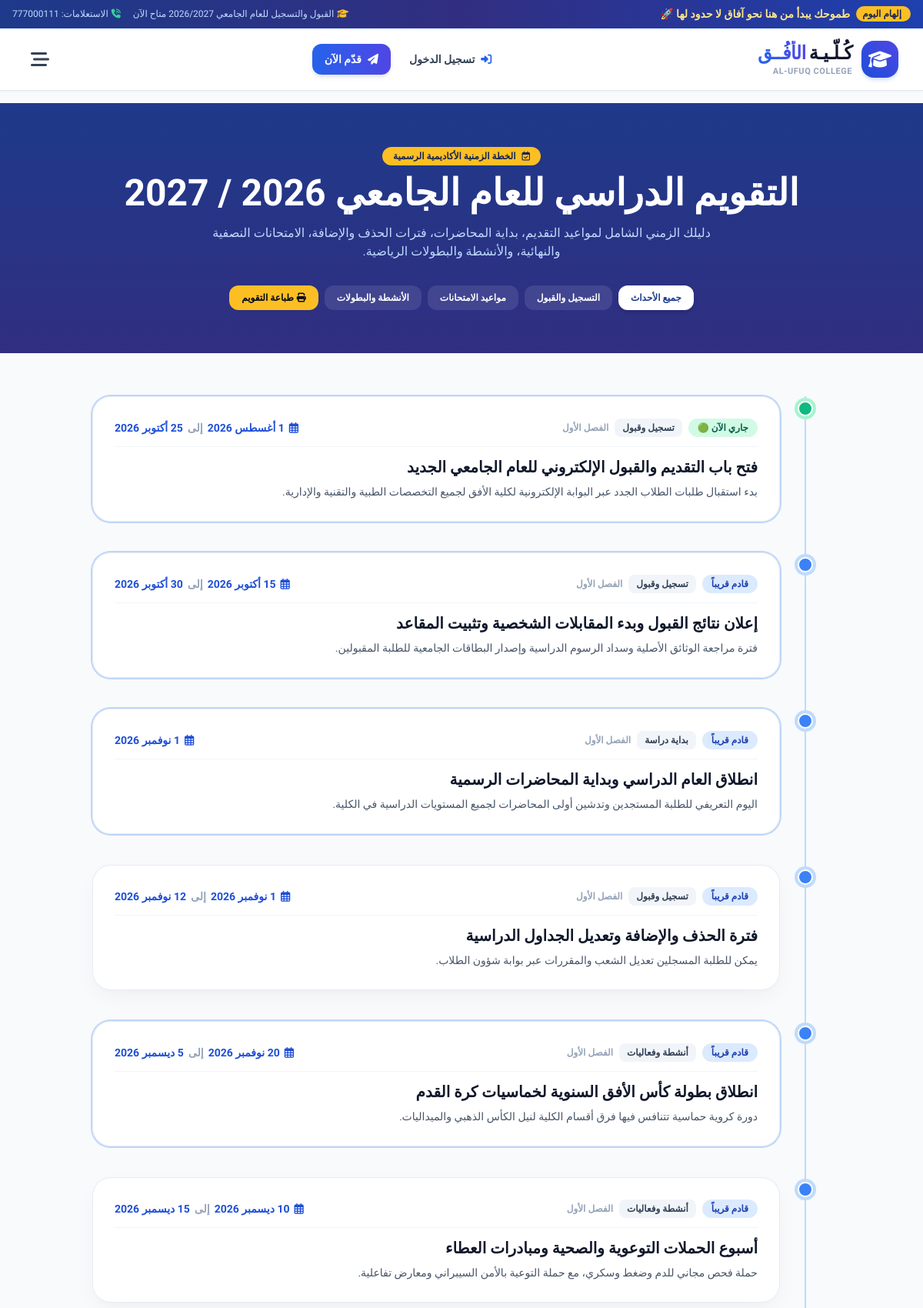
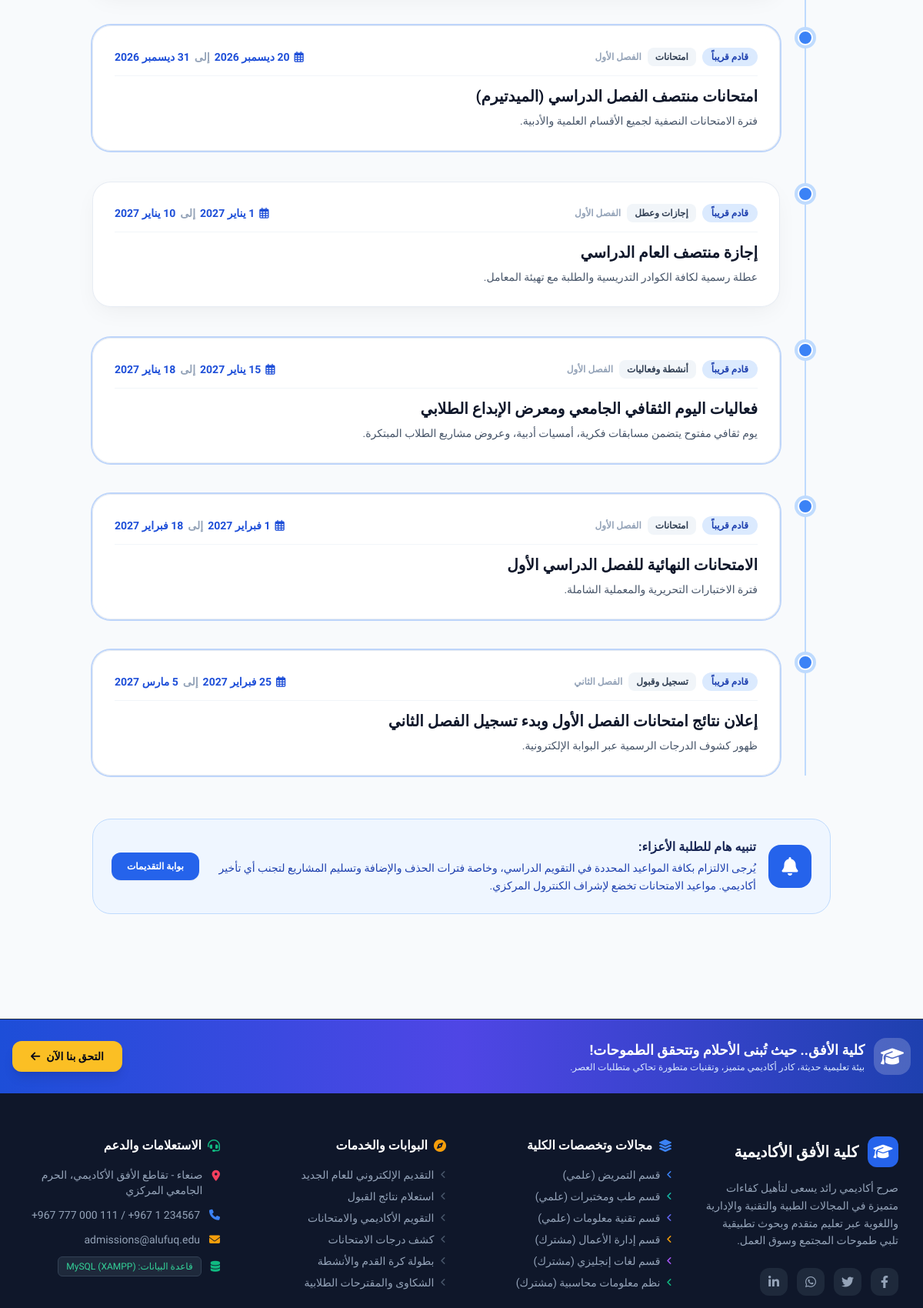
/calendar.php (upper part), run on the app's committed database (2 pictures, top to bottom).
### tables this page shows
CREATE TABLE `academic_calendar` (
  `id` INT AUTO_INCREMENT PRIMARY KEY,
  `semester` VARCHAR(50) NOT NULL,
  `title` VARCHAR(150) NOT NULL,
  `category` ENUM('تسجيل وقبول', 'بداية دراسة', 'امتحانات', 'أنشطة وفعاليات', 'إجازات وعطل') NOT NULL,
  `start_date` DATE NOT NULL,
  `end_date` DATE DEFAULT NULL,
  `description` TEXT NOT NULL,
  `is_highlight` TINYINT(1) DEFAULT 0
);

### config/db.php (called while the page is built, shortened)
<?php
function clean_input($data) {
    return htmlspecialchars(trim((string)$data), ENT_QUOTES, 'UTF-8');
}
function format_date_ar($date_str) {
    $timestamp = strtotime($date_str);
    $months = [
        1 => 'يناير', 2 => 'فبراير', 3 => 'مارس', 4 => 'أبريل',
        5 => 'مايو', 6 => 'يونيو', 7 => 'يوليو', 8 => 'أغسطس',
        9 => 'سبتمبر', 10 => 'أكتوبر', 11 => 'نوفمبر', 12 => 'ديسمبر'
    ];
    $day = date('j', $timestamp);
    $m = (int)date('n', $timestamp);
    $year = date('Y', $timestamp);
    return "{$day} " . ($months[$m] ?? '') . " {$year}";
}

### calendar.php (the view, shortened to what this page needs)
<?php
require_once __DIR__ . '/config/db.php';
$category_filter = clean_input($_GET['category'] ?? 'all');
$sql = "SELECT * FROM academic_calendar WHERE 1=1";
$params = [];
$sql .= " ORDER BY start_date ASC";
$stmt = $pdo->prepare($sql);
$stmt->execute($params);
$events = $stmt->fetchAll();
require_once __DIR__ . '/includes/header.php';
?>
<section class="bg-gradient-to-b from-blue-900 to-indigo-900 text-white py-14 relative overflow-hidden">
    <div class="max-w-7xl mx-auto px-4 sm:px-6 lg:px-8 relative z-10 text-center">
        <span class="inline-flex items-center gap-2 px-3.5 py-1 rounded-full bg-amber-400 text-blue-950 font-black text-xs shadow-sm mb-3">
            <i class="fa-regular fa-calendar-check"></i> الخطة الزمنية الأكاديمية الرسمية
        </span>
        <h1 class="text-3xl sm:text-5xl font-black mb-4">التقويم الدراسي للعام الجامعي 2026 / 2027</h1>
        <p class="text-blue-200 text-sm sm:text-base max-w-2xl mx-auto leading-relaxed">
            دليلك الزمني الشامل لمواعيد التقديم، بداية المحاضرات، فترات الحذف والإضافة، الامتحانات النصفية والنهائية، والأنشطة والبطولات الرياضية.
        </p>
        <div class="flex flex-wrap justify-center items-center gap-2 mt-8 no-print">
            <a href="calendar.php?category=all" class="px-4 py-2 rounded-xl text-xs font-bold transition-all <?= $category_filter == 'all' ? 'bg-white text-blue-900 shadow-md font-black' : 'bg-white/10 text-white hover:bg-white/20' ?>">
                جميع الأحداث
            </a>
            <a href="calendar.php?category=<?= urlencode('تسجيل وقبول') ?>" class="px-4 py-2 rounded-xl text-xs font-bold transition-all <?= $category_filter == 'تسجيل وقبول' ? 'bg-white text-blue-900 shadow-md font-black' : 'bg-white/10 text-white hover:bg-white/20' ?>">
                التسجيل والقبول
            </a>
            <a href="calendar.php?category=<?= urlencode('امتحانات') ?>" class="px-4 py-2 rounded-xl text-xs font-bold transition-all <?= $category_filter == 'امتحانات' ? 'bg-white text-blue-900 shadow-md font-black' : 'bg-white/10 text-white hover:bg-white/20' ?>">
                مواعيد الامتحانات
            </a>
            <a href="calendar.php?category=<?= urlencode('أنشطة وفعاليات') ?>" class="px-4 py-2 rounded-xl text-xs font-bold transition-all <?= $category_filter == 'أنشطة وفعاليات' ? 'bg-white text-blue-900 shadow-md font-black' : 'bg-white/10 text-white hover:bg-white/20' ?>">
                الأنشطة والبطولات
            </a>
            <button onclick="window.print()" class="px-4 py-2 rounded-xl text-xs font-black bg-amber-400 hover:bg-amber-300 text-slate-950 flex items-center gap-1 shadow-sm transition-all">
                <i class="fa-solid fa-print"></i> طباعة التقويم
            </button>
        </div>
    </div>
</section>
<div class="max-w-5xl mx-auto px-4 sm:px-6 lg:px-8 py-14">
    <div class="relative border-r-2 border-blue-200 mr-4 sm:mr-8 pr-6 sm:pr-8 space-y-10">
        <?php foreach ($events as $idx => $ev):
            $today = date('Y-m-d');
            $start = $ev['start_date'];
            $end = $ev['end_date'] ?: $start;
            $status_label = 'قادم قريباً';
            $status_class = 'bg-blue-100 text-blue-800';
            $dot_class = 'bg-blue-500 ring-blue-200';
            if ($today >= $start && $today <= $end) {
                $status_label = 'جاري الآن 🟢';
                $status_class = 'bg-emerald-100 text-emerald-800 animate-pulse';
                $dot_class = 'bg-emerald-500 ring-emerald-200';
            } elseif ($today > $end) {
                $status_label = 'مكتمل';
                $status_class = 'bg-slate-100 text-slate-600';
                $dot_class = 'bg-slate-400 ring-slate-200';
            }
        ?>
            <div class="relative group">
                <div class="absolute -right-[35px] sm:-right-[43px] top-1.5 w-5 h-5 rounded-full <?= $dot_class ?> ring-4 border-2 border-white transition-all group-hover:scale-125"></div>
                <div class="glass-card rounded-3xl p-6 sm:p-7 border border-slate-200/80 <?= $ev['is_highlight'] ? 'ring-2 ring-blue-500/30' : '' ?>">
                    <div class="flex flex-col sm:flex-row sm:items-center justify-between pb-3 border-b border-slate-100 gap-2 mb-3">
                        <div class="flex items-center gap-2">
                            <span class="text-xs font-black px-3 py-1 rounded-full <?= $status_class ?>">
                                <?= $status_label ?>
                            </span>
                            <span class="text-xs font-bold px-2.5 py-1 rounded-lg bg-slate-100 text-slate-700">
                                <?= htmlspecialchars($ev['category']) ?>
                            </span>
                            <span class="text-xs font-bold text-slate-400">
                                <?= htmlspecialchars($ev['semester']) ?>
                            </span>
                        </div>
                        <div class="text-xs sm:text-sm font-extrabold text-blue-700 flex items-center gap-1.5">
                            <i class="fa-regular fa-calendar-days"></i>
                            <span><?= format_date_ar($ev['start_date']) ?></span>
                            <?php if ($ev['end_date'] && $ev['end_date'] !== $ev['start_date']): ?>
                                <span class="text-slate-400">إلى</span>
                                <span><?= format_date_ar($ev['end_date']) ?></span>
                            <?php endif; ?>
                        </div>
                    </div>
                    <h3 class="text-lg sm:text-xl font-black text-slate-900 mb-2">
                        <?= htmlspecialchars($ev['title']) ?>
                    </h3>
                    <p class="text-slate-600 text-xs sm:text-sm leading-relaxed">
                        <?= htmlspecialchars($ev['description']) ?>
                    </p>
                </div>
            </div>
        <?php endforeach; ?>
    </div>
    <div class="mt-14 p-6 rounded-3xl bg-blue-50 border border-blue-200 text-blue-950 flex flex-col sm:flex-row items-center gap-4 text-center sm:text-right">
        <div class="w-14 h-14 rounded-2xl bg-blue-600 text-white flex items-center justify-center text-2xl flex-shrink-0">
            <i class="fa-solid fa-bell"></i>
        </div>
        <div class="flex-1 text-xs sm:text-sm">
            <h4 class="font-extrabold text-base mb-1">تنبيه هام للطلبة الأعزاء:</h4>
            <p class="leading-relaxed text-blue-800">
                يُرجى الالتزام بكافة المواعيد المحددة في التقويم الدراسي، وخاصة فترات الحذف والإضافة وتسليم المشاريع لتجنب أي تأخير أكاديمي. مواعيد الامتحانات تخضع لإشراف الكنترول المركزي.
            </p>
        </div>
        <a href="admissions.php" class="px-5 py-2.5 rounded-xl bg-blue-600 hover:bg-blue-700 text-white font-bold text-xs shadow-sm transition-all flex-shrink-0">
            بوابة التقديمات
        </a>
    </div>
</div>
<?php require_once __DIR__ . '/includes/footer.php'; ?>

### assets/css/style.css (style rules this page uses)
:root { --primary: #1e3a8a; --primary-light: #3b82f6; --secondary: #0891b2; --accent-gold: #f59e0b; --accent-emerald: #10b981; --accent-rose: #f43f5e; --bg-soft: #f8fafc; --text-main: #0f172a; --text-muted: #64748b; --card-bg: rgba(255, 255, 255, 0.95); --border-subtle: #e2e8f0; }
* { font-family: 'Tajawal', 'Cairo', sans-serif; box-sizing: border-box; }
body { background-color: #f8fafc; color: var(--text-main); direction: rtl; text-align: right; overflow-x: hidden; }
.glass-card { background: rgba(255, 255, 255, 0.88); backdrop-filter: blur(12px); -webkit-backdrop-filter: blur(12px); border: 1px solid rgba(255, 255, 255, 0.6); box-shadow: 0 10px 30px -5px rgba(0, 0, 0, 0.05), 0 4px 6px -2px rgba(0, 0, 0, 0.02); transition: all 0.3s cubic-bezier(0.4, 0, 0.2, 1); }

### data on the page
academic_calendar: status_label "جاري الآن 🟢", category "تسجيل وقبول", semester "الفصل الأول", start_date "1 أغسطس 2026", end_date "25 أكتوبر 2026", title "فتح باب التقديم والقبول الإلكتروني للعام الجامعي الجديد", description "بدء استقبال طلبات الطلاب الجدد عبر البوابة الإلكترونية لكلية الأفق لجميع التخصصات الطبية والتقنية والإدارية."
academic_calendar: status_label "قادم قريباً", category "تسجيل وقبول", semester "الفصل الأول", start_date "15 أكتوبر 2026", end_date "30 أكتوبر 2026", title "إعلان نتائج القبول وبدء المقابلات الشخصية وتثبيت المقاعد", description "فترة مراجعة الوثائق الأصلية وسداد الرسوم الدراسية وإصدار البطاقات الجامعية للطلبة المقبولين."
academic_calendar: status_label "قادم قريباً", category "بداية دراسة", semester "الفصل الأول", start_date "1 نوفمبر 2026", title "انطلاق العام الدراسي وبداية المحاضرات الرسمية", description "اليوم التعريفي للطلبة المستجدين وتدشين أولى المحاضرات لجميع المستويات الدراسية في الكلية."
academic_calendar: status_label "قادم قريباً", category "تسجيل وقبول", semester "الفصل الأول", start_date "1 نوفمبر 2026", end_date "12 نوفمبر 2026", title "فترة الحذف والإضافة وتعديل الجداول الدراسية", description "يمكن للطلبة المسجلين تعديل الشعب والمقررات عبر بوابة شؤون الطلاب."
academic_calendar: status_label "قادم قريباً", category "أنشطة وفعاليات", semester "الفصل الأول", start_date "20 نوفمبر 2026", end_date "5 ديسمبر 2026", title "انطلاق بطولة كأس الأفق السنوية لخماسيات كرة القدم", description "دورة كروية حماسية تتنافس فيها فرق أقسام الكلية لنيل الكأس الذهبي والميداليات."
academic_calendar: status_label "قادم قريباً", category "أنشطة وفعاليات", semester "الفصل الأول", start_date "10 ديسمبر 2026", end_date "15 ديسمبر 2026", title "أسبوع الحملات التوعوية والصحية ومبادرات العطاء", description "حملة فحص مجاني للدم وضغط وسكري، مع حملة التوعية بالأمن السيبراني ومعارض تفاعلية."
academic_calendar: status_label "قادم قريباً", category "امتحانات", semester "الفصل الأول", start_date "20 ديسمبر 2026", end_date "31 ديسمبر 2026", title "امتحانات منتصف الفصل الدراسي (الميدتيرم)", description "فترة الامتحانات النصفية لجميع الأقسام العلمية والأدبية."
academic_calendar: status_label "قادم قريباً", category "إجازات وعطل", semester "الفصل الأول", start_date "1 يناير 2027", end_date "10 يناير 2027", title "إجازة منتصف العام الدراسي", description "عطلة رسمية لكافة الكوادر التدريسية والطلبة مع تهيئة المعامل."
academic_calendar: status_label "قادم قريباً", category "أنشطة وفعاليات", semester "الفصل الأول", start_date "15 يناير 2027", end_date "18 يناير 2027", title "فعاليات اليوم الثقافي الجامعي ومعرض الإبداع الطلابي", description "يوم ثقافي مفتوح يتضمن مسابقات فكرية، أمسيات أدبية، وعروض مشاريع الطلاب المبتكرة."
academic_calendar: status_label "قادم قريباً", category "امتحانات", semester "الفصل الأول", start_date "1 فبراير 2027", end_date "18 فبراير 2027", title "الامتحانات النهائية للفصل الدراسي الأول", description "فترة الاختبارات التحريرية والمعملية الشاملة."
academic_calendar: status_label "قادم قريباً", category "تسجيل وقبول", semester "الفصل الثاني", start_date "25 فبراير 2027", end_date "5 مارس 2027", title "إعلان نتائج امتحانات الفصل الأول وبدء تسجيل الفصل الثاني", description "ظهور كشوف الدرجات الرسمية عبر البوابة الإلكترونية."
